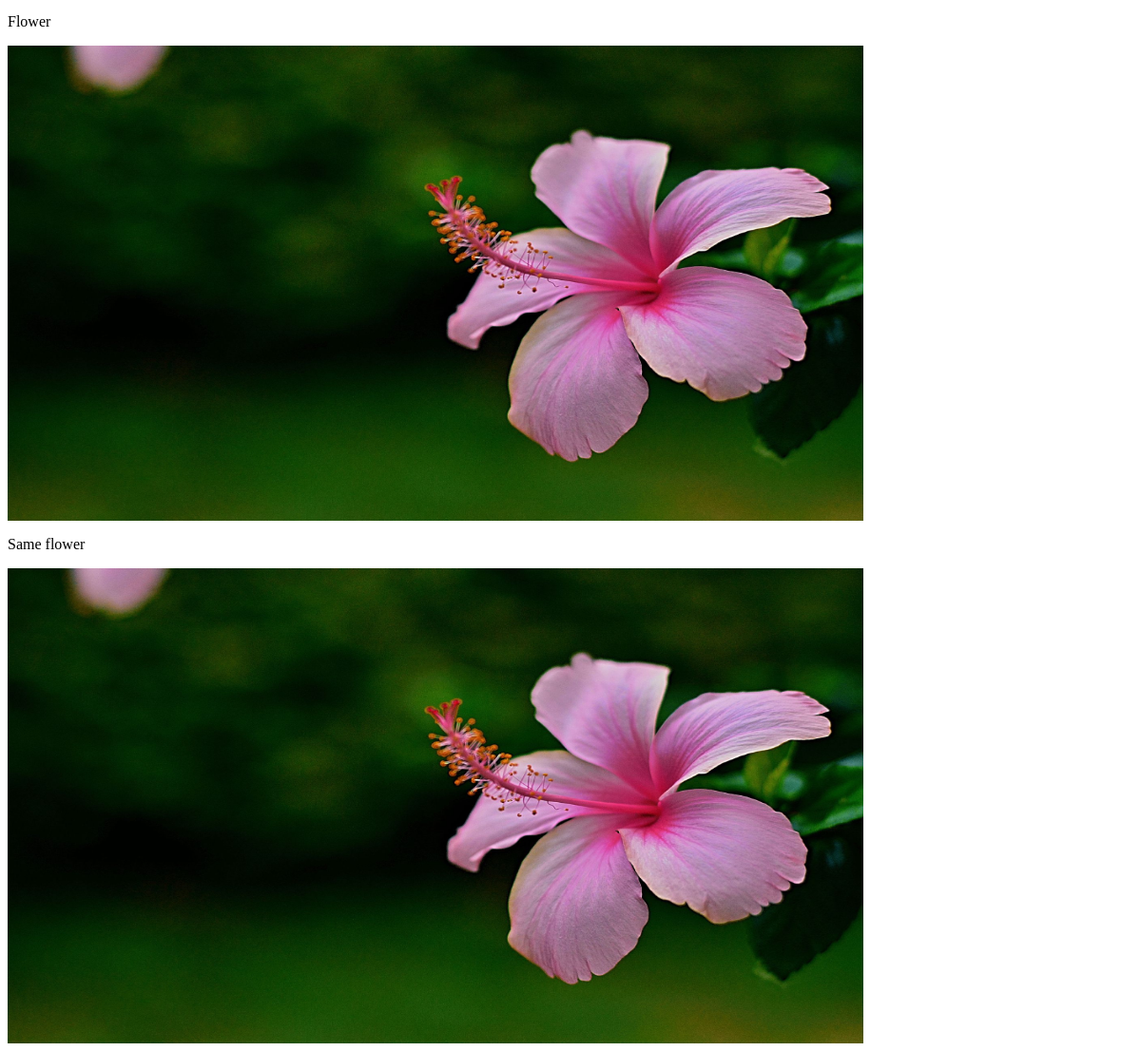
The app's page / (lower part), older data.
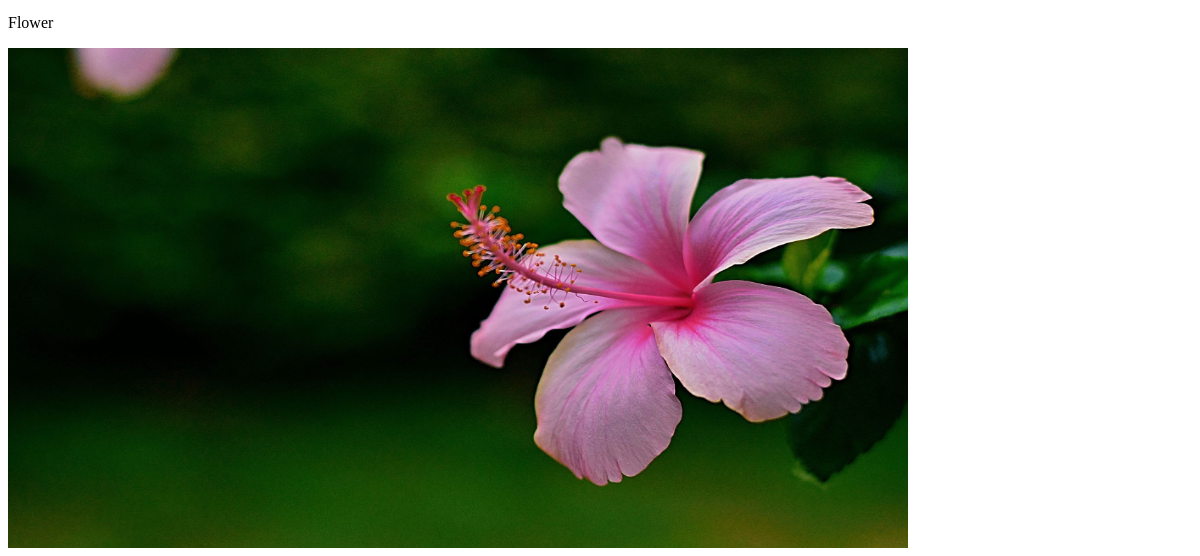
The same page, newer data.
### FunApp/models.py (models this page shows, shortened)
class Post(models.Model):
    title = models.TextField(blank = True, null = True)
    image = ProcessedImageField(
    upload_to = 'static/images/posts',
    format = 'JPEG',
    options = {'quality':200},
    blank = True,
    null = True,
    )

### FunApp/views.py (the view)
# urls.py: path('', PostView.as_view(), name = 'home'),
class PostView(ListView):
    model = Post
    template_name = 'posts.html'

### templates/posts.html (shortened to what this page needs)
{% load static %}
<div>
{% for post in object_list %}
<p>{{ post.title }}</p>
<a href="{% url 'post_detail' post.pk %}">
<img src="{{ post.image.url }}" alt="images" width="900" height="500">
</a>
{% endfor %}
</div>

Row changes from the older to the newer data that the page shows:
removed Post: title "Same flower", image (picture)
